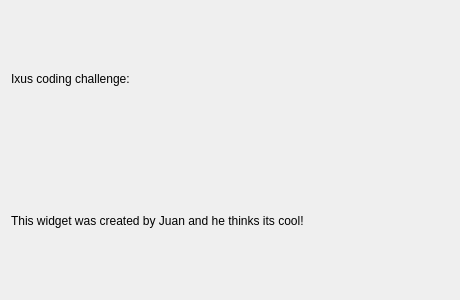
<?xml version="1.0" encoding="UTF-8"?>
<ui version="4.0">
 <class>Form</class>
 <widget class="QWidget" name="Form">
  <property name="geometry">
   <rect>
    <x>0</x>
    <y>0</y>
    <width>460</width>
    <height>300</height>
   </rect>
  </property>
  <property name="minimumSize">
   <size>
    <width>460</width>
    <height>300</height>
   </size>
  </property>
  <property name="maximumSize">
   <size>
    <width>460</width>
    <height>300</height>
   </size>
  </property>
  <property name="windowTitle">
   <string>About</string>
  </property>
  <layout class="QVBoxLayout" name="verticalLayout">
   <item>
    <widget class="QLabel" name="label">
     <property name="text">
      <string>Ixus coding challenge:</string>
     </property>
    </widget>
   </item>
   <item>
    <widget class="QLabel" name="label_2">
     <property name="text">
      <string>This widget was created by Juan and he thinks its cool!</string>
     </property>
    </widget>
   </item>
  </layout>
 </widget>
 <resources/>
 <connections/>
</ui>
